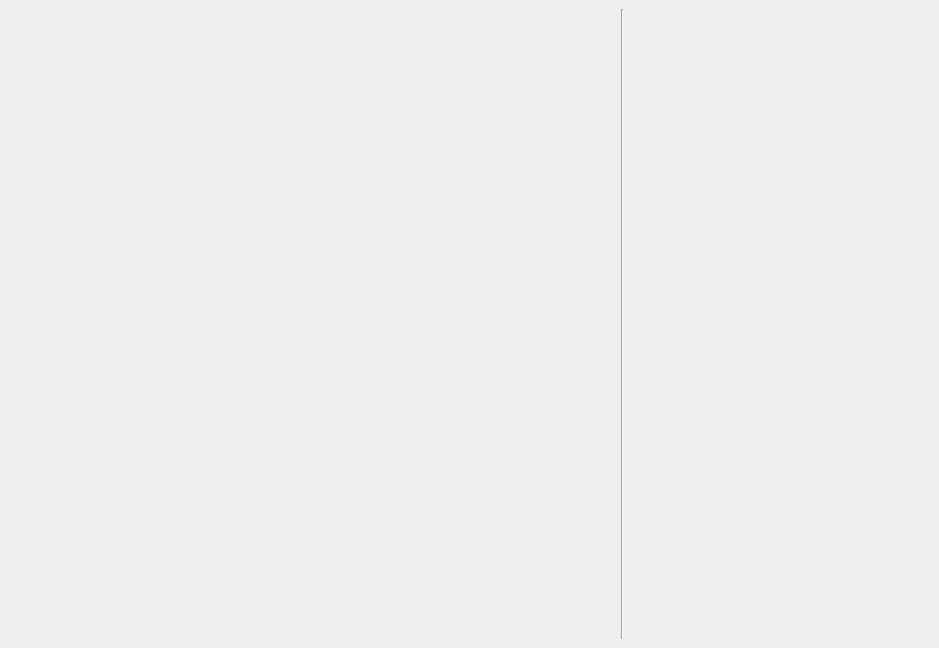
<?xml version="1.0" encoding="UTF-8"?>
<ui version="4.0">
 <class>MainWindow</class>
 <widget class="QMainWindow" name="MainWindow">
  <property name="geometry">
   <rect>
    <x>0</x>
    <y>0</y>
    <width>939</width>
    <height>648</height>
   </rect>
  </property>
  <property name="minimumSize">
   <size>
    <width>0</width>
    <height>0</height>
   </size>
  </property>
  <property name="windowTitle">
   <string>Gomoku</string>
  </property>
  <property name="windowIcon">
   <iconset theme="../skins/favicon.ico">
    <normaloff>.</normaloff>.</iconset>
  </property>
  <property name="windowOpacity">
   <double>1.000000000000000</double>
  </property>
  <property name="styleSheet">
   <string notr="true"/>
  </property>
  <widget class="QWidget" name="centralwidget">
   <layout class="QHBoxLayout" name="window_layout">
    <item>
     <widget class="QWidget" name="container" native="true">
      <property name="minimumSize">
       <size>
        <width>600</width>
        <height>600</height>
       </size>
      </property>
      <widget class="Board" name="label">
       <property name="geometry">
        <rect>
         <x>0</x>
         <y>0</y>
         <width>600</width>
         <height>600</height>
        </rect>
       </property>
       <property name="sizePolicy">
        <sizepolicy hsizetype="Fixed" vsizetype="Fixed">
         <horstretch>0</horstretch>
         <verstretch>0</verstretch>
        </sizepolicy>
       </property>
       <property name="minimumSize">
        <size>
         <width>600</width>
         <height>0</height>
        </size>
       </property>
       <property name="text">
        <string/>
       </property>
       <property name="pixmap">
        <pixmap>board.png</pixmap>
       </property>
       <property name="scaledContents">
        <bool>true</bool>
       </property>
       <property name="alignment">
        <set>Qt::AlignCenter</set>
       </property>
      </widget>
      <widget class="QLabel" name="label_2">
       <property name="geometry">
        <rect>
         <x>300</x>
         <y>230</y>
         <width>100</width>
         <height>100</height>
        </rect>
       </property>
       <property name="text">
        <string/>
       </property>
       <property name="pixmap">
        <pixmap>white.png</pixmap>
       </property>
       <property name="scaledContents">
        <bool>true</bool>
       </property>
      </widget>
     </widget>
    </item>
    <item>
     <widget class="Line" name="line">
      <property name="sizePolicy">
       <sizepolicy hsizetype="Fixed" vsizetype="Minimum">
        <horstretch>0</horstretch>
        <verstretch>0</verstretch>
       </sizepolicy>
      </property>
      <property name="orientation">
       <enum>Qt::Vertical</enum>
      </property>
     </widget>
    </item>
    <item>
     <widget class="QWidget" name="controller" native="true">
      <property name="sizePolicy">
       <sizepolicy hsizetype="Fixed" vsizetype="Preferred">
        <horstretch>0</horstretch>
        <verstretch>0</verstretch>
       </sizepolicy>
      </property>
      <property name="minimumSize">
       <size>
        <width>300</width>
        <height>0</height>
       </size>
      </property>
     </widget>
    </item>
   </layout>
  </widget>
 </widget>
 <customwidgets>
  <customwidget>
   <class>Board</class>
   <extends>QLabel</extends>
   <header>ui.h</header>
  </customwidget>
 </customwidgets>
 <resources/>
 <connections/>
</ui>
